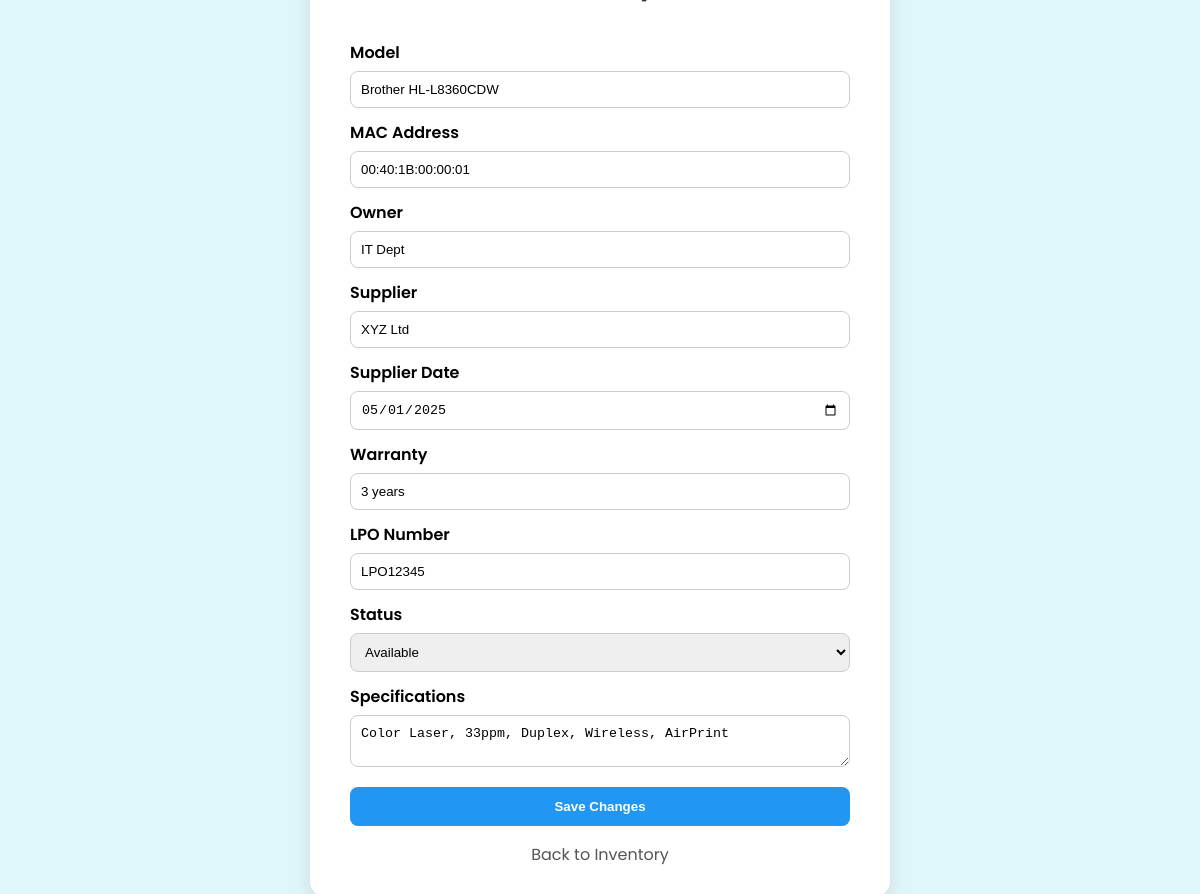
Screenshot of /edit/1 with the database file from the repository.
### tables this page shows
CREATE TABLE equipment (
            id INTEGER PRIMARY KEY AUTOINCREMENT,
            model TEXT,
            mac_address TEXT,
            owner TEXT,
            supplier TEXT,
            supplier_date TEXT,
            warranty TEXT,
            lpo_number TEXT,
            status TEXT,
            specifications TEXT
        );

### app.py (the view, shortened to what this page needs)
@app.route('/edit/<int:id>', methods=['GET', 'POST'])
def edit(id):
    conn = sqlite3.connect(DATABASE)
    conn.row_factory = sqlite3.Row
    item = conn.execute('SELECT * FROM equipment WHERE id = ?', (id,)).fetchone()
    conn.close()
    return render_template('edit.html', item=item)

### templates/edit.html (shortened to what this page needs)
<!DOCTYPE html>
<html lang="en">
<head>
</head>
<body>
    <div class="form-container">
        <form method="POST">
            <label>Model</label>
            <input type="text" name="model" value="{{ item.model }}" required>
            <label>MAC Address</label>
            <input type="text" name="mac_address" value="{{ item.mac_address }}">
            <label>Owner</label>
            <input type="text" name="owner" value="{{ item.owner }}">
            <label>Supplier</label>
            <input type="text" name="supplier" value="{{ item.supplier }}">
            <label>Supplier Date</label>
            <input type="date" name="supplier_date" value="{{ item.supplier_date }}">
            <label>Warranty</label>
            <input type="text" name="warranty" value="{{ item.warranty }}">
            <label>LPO Number</label>
            <input type="text" name="lpo_number" value="{{ item.lpo_number }}">
            <label>Status</label>
            <select name="status">
                <option value="Available" {% if item.status == "Available" %}selected{% endif %}>Available</option>
            </select>
            <label>Specifications</label>
            <textarea name="specifications">{{ item.specifications }}</textarea>
            <button type="submit">Save Changes</button>
        </form>
        <a href="/">Back to Inventory</a>
    </div>
</body>
</html>

### templates/edit.html (style rules this page uses)
body { font-family: 'Poppins', sans-serif; background: #e0f7fa; display: flex; justify-content: center; align-items: center; height: 100vh; animation: flipIn 0.6s ease-in-out; }
.form-container { background: white; padding: 30px 40px; border-radius: 16px; box-shadow: 0 8px 20px rgba(0,0,0,0.1); width: 500px; }
form { display: flex; flex-direction: column; }
label { margin-top: 12px; font-weight: 600; }
input, select, textarea { padding: 10px; border: 1px solid #ccc; border-radius: 8px; margin-top: 6px; }
button { margin-top: 20px; background-color: #2196F3; color: white; padding: 12px; border: none; border-radius: 8px; cursor: pointer; font-weight: 600; transition: background 0.3s ease; }
a { text-align: center; display: block; margin-top: 16px; text-decoration: none; color: #555; }

### rows the page displays
equipment: model "Brother HL-L8360CDW", mac_address "00:40:1B:00:00:01", owner "IT Dept", supplier "XYZ Ltd", supplier_date "05/01/2025", warranty "3 years", lpo_number "LPO12345", specifications "Color Laser, 33ppm, Duplex, Wireless, AirPrint"
